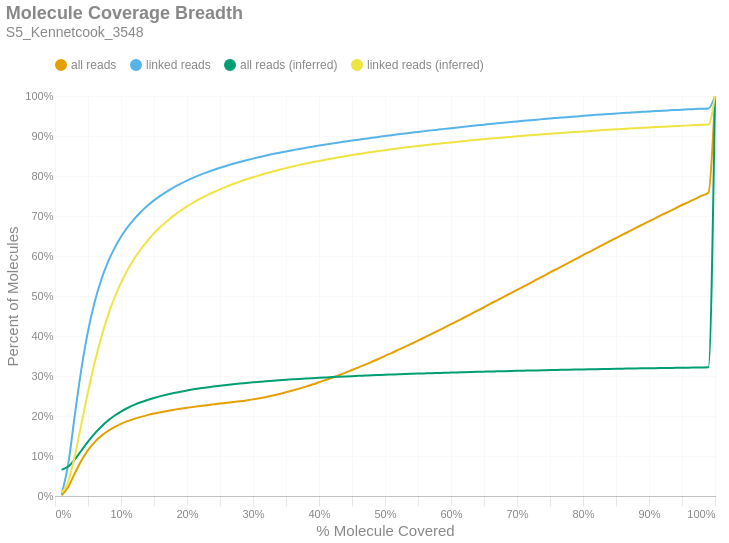

Notebook cell for this chart:
### Markdown cell above
### Molecule Read Coverage
This chart shows molecule coverage breadth as computed by the number of bases aligned to that molecule. In other words, "*how much of each unique long molecule is actually sequenced/aligned?*" Keep in mind there is a distinction between sequences and alignments, since some sequences belonging to a particular molecule may not align well and wouldn't appear in the alignment data. This chart also shows molecule coverage breadth as computed by the *inferred fragment* from which the aligned sequences originate. Unlike read coverage, this calculation takes into account the total insert size, including unsequenced gaps between the forward and reverse reads. Like the previous figures, these are cumulative percents.

### Code cell
if SKIPLR:
    print_html(f"Skipped")
else:
    binned_df = consolidated_hist(valids['coverage_bp'], mask, 0.01, True)
    binned_df_inf = consolidated_hist(valids['coverage_inserts'], mask, 0.01, True)
    binned_df = binned_df.with_columns(pl.lit(binned_df_inf['all reads (cumsum)']).alias('all reads (inferred)'))
    binned_df = binned_df.with_columns(pl.lit(binned_df_inf['linked reads (cumsum)']).alias('linked reads (inferred)'))
    binned_df = binned_df.with_columns(
        (pl.col('bin').cast(pl.Float64) + 0.01).alias('right_edge')
    )

    with SafeRender(binned_df):
        (
            density_plot(binned_df, 'Molecule Coverage Breadth', samplename, 'molcov', ['all reads (inferred)','linked reads (inferred)'])
            .encode(
                #x=alt.X('bin:Q', title="% Molecule Covered").axis(format = '%').scale(padding=0),
                x=alt.X('right_edge:Q', title="% Molecule Covered").axis(format='%').scale(padding=0),
                y=alt.Y('value:Q', title='Percent of Molecules')
                    .axis(format='%')
                    .stack(False)
                    .scale(domainMin=0, padding=0),
                color=alt.Color("key:N").scale(domain = ["all reads", "linked reads", "all reads (inferred)", "linked reads (inferred)"]),
                tooltip = [
                    alt.Tooltip("key:N", title = "Data Type"),
                    alt.Tooltip("range_label:N", title="% Molecule Covered"),
                    alt.Tooltip("value:Q", format = ".2%", title="% Molecules")
                ]
            )
        ).display()

### Figure 1 — Vega-Lite specification as saved in the notebook (floating-point values rounded to 4 significant figures)
{"width": "container", "height": 400, "config": {"title": {"anchor": "start", "dy": -15, "fontSize": 18, "color": "#888888", "subtitleColor": "#888888", "subtitleFontSize": 14}, "arc": {"fill": "#0072B2"}, "axis": {"domainColor": "#888888", "domainWidth": 0.5, "gridWidth": 0.2, "grid": false, "titleFontWeight": 400, "titleFontSize": 15, "labelFontSize": 11, "labelColor": "#888888", "tickColor": "#888888", "tickWidth": 0.2, "titleColor": "#888888"}, "axisBand": {"grid": false}, "axisX": {"grid": true, "tickSize": 10, "domainCap": "round"}, "axisY": {"domain": false, "grid": true, "tickSize": 0, "domainCap": "round"}, "background": "transparent", "header": {"labelFontSize": 15, "labelColor": "#888888", "titleFontSize": 15, "titleFontWeight": 600, "titleColor": "#888888"}, "legend": {"labelFont": "sans-serif", "labelFontSize": 12, "labelColor": "#888888", "symbolSize": 100, "symbolType": "circle", "titleFontSize": 12, "titlePadding": 10, "titleColor": "#888888", "title": null, "orient": "top"}, "range": {"category": ["#E69F00", "#56B4E9", "#009E73", "#F0E442", "#0072B2", "#D55E00", "#CC79A7", "#000000"], "diverging": ["#cfe8f3", "#a2d4ec", "#73bfe2", "#46abdb", "#1696d2", "#12719e"]}, "area": {"fill": "#0072B2", "fillOpacity": 0.7, "line": true, "strokeOpacity": 0.7}, "line": {"color": "#0072B2", "stroke": "#0072B2", "strokeWidth": 2}, "trail": {"color": "#0072B2", "stroke": "#0072B2", "strokeWidth": 0, "size": 1}, "point": {"filled": true, "fillOpacity": 1.0, "size": 95}, "text": {"color": "#888888", "fontSize": 11, "align": "right", "fontWeight": 400, "size": 11}, "bar": {"fill": "#0072B2", "stroke": null}, "view": {"stroke": null, "continuousWidth": 660, "continuousHeight": 400}}, "data": {"name": "data-25cef8ff10460ba483290431fd32f162"}, "mark": {"type": "line", "interpolate": "monotone", "point": {"opacity": 0, "size": 275}}, "encoding": {"color": {"field": "key", "scale": {"domain": ["all reads", "linked reads", "all reads (inferred)", "linked reads (inferred)"]}, "type": "nominal"}, "tooltip": [{"field": "key", "title": "Data Type", "type": "nominal"}, {"field": "range_label", "title": "% Molecule Covered", "type": "nominal"}, {"field": "value", "format": ".2%", "title": "% Molecules", "type": "quantitative"}], "x": {"axis": {"format": "%"}, "field": "right_edge", "scale": {"padding": 0}, "title": "% Molecule Covered", "type": "quantitative"}, "y": {"axis": {"format": "%"}, "field": "value", "scale": {"domainMin": 0, "padding": 0}, "stack": false, "title": "Percent of Molecules", "type": "quantitative"}}, "params": [{"name": "param_c36ac31b6afebe62", "select": {"type": "point", "fields": ["key"]}, "bind": "legend"}], "title": {"text": "Molecule Coverage Breadth", "subtitle": "S5_Kennetcook_3548"}, "transform": [{"fold": ["all reads (cumsum)", "linked reads (cumsum)", "all reads (inferred)", "linked reads (inferred)"]}, {"calculate": "replace(datum.key, ' (cumsum)', '')", "as": "key"}, {"filter": {"param": "param_c36ac31b6afebe62"}}], "usermeta": {"embedOptions": {"downloadFileName": "S5_Kennetcook_3548.molcov"}}, "$schema": "https://vega.github.io/schema/vega-lite/v6.1.0.json", "datasets": {"data-25cef8ff10460ba483290431fd32f162": [{"bin": "0.0", "interval": "0.0-0.01", "all reads": 0.001365, "linked reads": 0.004153, "all reads (cumsum)": 0.001365, "linked reads (cumsum)": 0.004153, "range_label": "0.0-0.01", "all reads (inferred)": 0.06532, "linked reads (inferred)": 0.007709, "right_edge": 0.01}, {"bin": "0.01", "interval": "0.01-0.02", "all reads": 0.02136, "linked reads": 0.07573, "all reads (cumsum)": 0.02273, "linked reads (cumsum)": 0.07989, "range_label": "0.01-0.02", "all reads (inferred)": 0.07353, "linked reads (inferred)": 0.03566, "right_edge": 0.02}, {"bin": "0.02", "interval": "0.02-0.03", "all reads": 0.0339, "linked reads": 0.1222, "all reads (cumsum)": 0.05663, "linked reads (cumsum)": 0.2021, "range_label": "0.02-0.03", "all reads (inferred)": 0.09151, "linked reads (inferred)": 0.09986, "right_edge": 0.03}, {"bin": "0.03", "interval": "0.03-0.04", "all reads": 0.03209, "linked reads": 0.1159, "all reads (cumsum)": 0.08872, "linked reads (cumsum)": 0.3179, "range_label": "0.03-0.04", "all reads (inferred)": 0.1137, "linked reads (inferred)": 0.1801, "right_edge": 0.04}, {"bin": "0.04", "interval": "0.04-0.05", "all reads": 0.02596, "linked reads": 0.09386, "all reads (cumsum)": 0.1147, "linked reads (cumsum)": 0.4118, "range_label": "0.04-0.05", "all reads (inferred)": 0.1359, "linked reads (inferred)": 0.2602, "right_edge": 0.05}, {"bin": "0.05", "interval": "0.05-0.06", "all reads": 0.02006, "linked reads": 0.07231, "all reads (cumsum)": 0.1347, "linked reads (cumsum)": 0.4841, "range_label": "0.05-0.06", "all reads (inferred)": 0.156, "linked reads (inferred)": 0.3333, "right_edge": 0.06}, {"bin": "0.06", "interval": "0.06-0.07", "all reads": 0.01556, "linked reads": 0.05603, "all reads (cumsum)": 0.1503, "linked reads (cumsum)": 0.5401, "range_label": "0.06-0.07", "all reads (inferred)": 0.1733, "linked reads (inferred)": 0.3961, "right_edge": 0.07}, {"bin": "0.07", "interval": "0.07-0.08", "all reads": 0.01221, "linked reads": 0.04391, "all reads (cumsum)": 0.1625, "linked reads (cumsum)": 0.584, "range_label": "0.07-0.08", "all reads (inferred)": 0.1882, "linked reads (inferred)": 0.4499, "right_edge": 0.08}, {"bin": "0.08", "interval": "0.08-0.09", "all reads": 0.009758, "linked reads": 0.035, "all reads (cumsum)": 0.1723, "linked reads (cumsum)": 0.619, "range_label": "0.08-0.09", "all reads (inferred)": 0.2006, "linked reads (inferred)": 0.495, "right_edge": 0.09}, {"bin": "0.09", "interval": "0.09-0.1", "all reads": 0.008086, "linked reads": 0.02894, "all reads (cumsum)": 0.1804, "linked reads (cumsum)": 0.648, "range_label": "0.09-0.1", "all reads (inferred)": 0.2111, "linked reads (inferred)": 0.533, "right_edge": 0.1}, {"bin": "0.1", "interval": "0.1-0.11", "all reads": 0.006745, "linked reads": 0.02405, "all reads (cumsum)": 0.1871, "linked reads (cumsum)": 0.672, "range_label": "0.1-0.11", "all reads (inferred)": 0.22, "linked reads (inferred)": 0.5653, "right_edge": 0.11}, {"bin": "0.11", "interval": "0.11-0.12", "all reads": 0.005733, "linked reads": 0.02038, "all reads (cumsum)": 0.1928, "linked reads (cumsum)": 0.6924, "range_label": "0.11-0.12", "all reads (inferred)": 0.2276, "linked reads (inferred)": 0.5929, "right_edge": 0.12}, {"bin": "0.12", "interval": "0.12-0.13", "all reads": 0.004994, "linked reads": 0.0177, "all reads (cumsum)": 0.1978, "linked reads (cumsum)": 0.7101, "range_label": "0.12-0.13", "all reads (inferred)": 0.2342, "linked reads (inferred)": 0.6168, "right_edge": 0.13}, {"bin": "0.13", "interval": "0.13-0.14", "all reads": 0.004354, "linked reads": 0.01539, "all reads (cumsum)": 0.2022, "linked reads (cumsum)": 0.7255, "range_label": "0.13-0.14", "all reads (inferred)": 0.24, "linked reads (inferred)": 0.6379, "right_edge": 0.14}, {"bin": "0.14", "interval": "0.14-0.15", "all reads": 0.003852, "linked reads": 0.01353, "all reads (cumsum)": 0.206, "linked reads (cumsum)": 0.739, "range_label": "0.14-0.15", "all reads (inferred)": 0.2452, "linked reads (inferred)": 0.6564, "right_edge": 0.15}, {"bin": "0.15", "interval": "0.15-0.16", "all reads": 0.003444, "linked reads": 0.01196, "all reads (cumsum)": 0.2095, "linked reads (cumsum)": 0.751, "range_label": "0.15-0.16", "all reads (inferred)": 0.2497, "linked reads (inferred)": 0.6729, "right_edge": 0.16}, {"bin": "0.16", "interval": "0.16-0.17", "all reads": 0.00313, "linked reads": 0.01081, "all reads (cumsum)": 0.2126, "linked reads (cumsum)": 0.7618, "range_label": "0.16-0.17", "all reads (inferred)": 0.2538, "linked reads (inferred)": 0.6875, "right_edge": 0.17}, {"bin": "0.17", "interval": "0.17-0.18", "all reads": 0.002863, "linked reads": 0.009715, "all reads (cumsum)": 0.2155, "linked reads (cumsum)": 0.7715, "range_label": "0.17-0.18", "all reads (inferred)": 0.2575, "linked reads (inferred)": 0.701, "right_edge": 0.18}, {"bin": "0.18", "interval": "0.18-0.19", "all reads": 0.002615, "linked reads": 0.008802, "all reads (cumsum)": 0.2181, "linked reads (cumsum)": 0.7803, "range_label": "0.18-0.19", "all reads (inferred)": 0.2608, "linked reads (inferred)": 0.713, "right_edge": 0.19}, {"bin": "0.19", "interval": "0.19-0.2", "all reads": 0.002455, "linked reads": 0.008073, "all reads (cumsum)": 0.2205, "linked reads (cumsum)": 0.7884, "range_label": "0.19-0.2", "all reads (inferred)": 0.2639, "linked reads (inferred)": 0.7239, "right_edge": 0.2}, {"bin": "0.2", "interval": "0.2-0.21", "all reads": 0.002286, "linked reads": 0.007418, "all reads (cumsum)": 0.2228, "linked reads (cumsum)": 0.7958, "range_label": "0.2-0.21", "all reads (inferred)": 0.2666, "linked reads (inferred)": 0.734, "right_edge": 0.21}, {"bin": "0.21", "interval": "0.21-0.22", "all reads": 0.002182, "linked reads": 0.006898, "all reads (cumsum)": 0.225, "linked reads (cumsum)": 0.8027, "range_label": "0.21-0.22", "all reads (inferred)": 0.2692, "linked reads (inferred)": 0.7432, "right_edge": 0.22}, {"bin": "0.22", "interval": "0.22-0.23", "all reads": 0.00207, "linked reads": 0.006298, "all reads (cumsum)": 0.2271, "linked reads (cumsum)": 0.809, "range_label": "0.22-0.23", "all reads (inferred)": 0.2715, "linked reads (inferred)": 0.7516, "right_edge": 0.23}, {"bin": "0.23", "interval": "0.23-0.24", "all reads": 0.001989, "linked reads": 0.005896, "all reads (cumsum)": 0.2291, "linked reads (cumsum)": 0.8149, "range_label": "0.23-0.24", "all reads (inferred)": 0.2737, "linked reads (inferred)": 0.7594, "right_edge": 0.24}, {"bin": "0.24", "interval": "0.24-0.25", "all reads": 0.001974, "linked reads": 0.005574, "all reads (cumsum)": 0.231, "linked reads (cumsum)": 0.8205, "range_label": "0.24-0.25", "all reads (inferred)": 0.2757, "linked reads (inferred)": 0.7667, "right_edge": 0.25}, {"bin": "0.25", "interval": "0.25-0.26", "all reads": 0.00186, "linked reads": 0.005105, "all reads (cumsum)": 0.2329, "linked reads (cumsum)": 0.8256, "range_label": "0.25-0.26", "all reads (inferred)": 0.2776, "linked reads (inferred)": 0.7736, "right_edge": 0.26}, {"bin": "0.26", "interval": "0.26-0.27", "all reads": 0.00189, "linked reads": 0.004853, "all reads (cumsum)": 0.2348, "linked reads (cumsum)": 0.8304, "range_label": "0.26-0.27", "all reads (inferred)": 0.2794, "linked reads (inferred)": 0.78, "right_edge": 0.27}, {"bin": "0.27", "interval": "0.27-0.28", "all reads": 0.001998, "linked reads": 0.004628, "all reads (cumsum)": 0.2368, "linked reads (cumsum)": 0.8351, "range_label": "0.27-0.28", "all reads (inferred)": 0.2811, "linked reads (inferred)": 0.786, "right_edge": 0.28}, {"bin": "0.28", "interval": "0.28-0.29", "all reads": 0.002189, "linked reads": 0.004312, "all reads (cumsum)": 0.239, "linked reads (cumsum)": 0.8394, "range_label": "0.28-0.29", "all reads (inferred)": 0.2827, "linked reads (inferred)": 0.7917, "right_edge": 0.29}, {"bin": "0.29", "interval": "0.29-0.3", "all reads": 0.002562, "linked reads": 0.004136, "all reads (cumsum)": 0.2415, "linked reads (cumsum)": 0.8435, "range_label": "0.29-0.3", "all reads (inferred)": 0.2841, "linked reads (inferred)": 0.797, "right_edge": 0.3}, {"bin": "0.3", "interval": "0.3-0.31", "all reads": 0.002858, "linked reads": 0.003886, "all reads (cumsum)": 0.2444, "linked reads (cumsum)": 0.8474, "range_label": "0.3-0.31", "all reads (inferred)": 0.2855, "linked reads (inferred)": 0.802, "right_edge": 0.31}, {"bin": "0.31", "interval": "0.31-0.32", "all reads": 0.00326, "linked reads": 0.003799, "all reads (cumsum)": 0.2477, "linked reads (cumsum)": 0.8512, "range_label": "0.31-0.32", "all reads (inferred)": 0.2869, "linked reads (inferred)": 0.8069, "right_edge": 0.32}, {"bin": "0.32", "interval": "0.32-0.33", "all reads": 0.003567, "linked reads": 0.0036, "all reads (cumsum)": 0.2512, "linked reads (cumsum)": 0.8548, "range_label": "0.32-0.33", "all reads (inferred)": 0.2882, "linked reads (inferred)": 0.8114, "right_edge": 0.33}, {"bin": "0.33", "interval": "0.33-0.34", "all reads": 0.003813, "linked reads": 0.003363, "all reads (cumsum)": 0.255, "linked reads (cumsum)": 0.8582, "range_label": "0.33-0.34", "all reads (inferred)": 0.2894, "linked reads (inferred)": 0.8157, "right_edge": 0.34}, {"bin": "0.34", "interval": "0.34-0.35", "all reads": 0.004172, "linked reads": 0.003309, "all reads (cumsum)": 0.2592, "linked reads (cumsum)": 0.8615, "range_label": "0.34-0.35", "all reads (inferred)": 0.2905, "linked reads (inferred)": 0.8198, "right_edge": 0.35}, {"bin": "0.35", "interval": "0.35-0.36", "all reads": 0.004427, "linked reads": 0.003096, "all reads (cumsum)": 0.2636, "linked reads (cumsum)": 0.8646, "range_label": "0.35-0.36", "all reads (inferred)": 0.2916, "linked reads (inferred)": 0.8237, "right_edge": 0.36}, {"bin": "0.36", "interval": "0.36-0.37", "all reads": 0.004742, "linked reads": 0.00305, "all reads (cumsum)": 0.2684, "linked reads (cumsum)": 0.8676, "range_label": "0.36-0.37", "all reads (inferred)": 0.2926, "linked reads (inferred)": 0.8274, "right_edge": 0.37}, {"bin": "0.37", "interval": "0.37-0.38", "all reads": 0.005007, "linked reads": 0.002826, "all reads (cumsum)": 0.2734, "linked reads (cumsum)": 0.8704, "range_label": "0.37-0.38", "all reads (inferred)": 0.2936, "linked reads (inferred)": 0.831, "right_edge": 0.38}, {"bin": "0.38", "interval": "0.38-0.39", "all reads": 0.005268, "linked reads": 0.002811, "all reads (cumsum)": 0.2787, "linked reads (cumsum)": 0.8733, "range_label": "0.38-0.39", "all reads (inferred)": 0.2946, "linked reads (inferred)": 0.8344, "right_edge": 0.39}, {"bin": "0.39", "interval": "0.39-0.4", "all reads": 0.005604, "linked reads": 0.002803, "all reads (cumsum)": 0.2843, "linked reads (cumsum)": 0.8761, "range_label": "0.39-0.4", "all reads (inferred)": 0.2955, "linked reads (inferred)": 0.8376, "right_edge": 0.4}, {"bin": "0.4", "interval": "0.4-0.41", "all reads": 0.005638, "linked reads": 0.00256, "all reads (cumsum)": 0.2899, "linked reads (cumsum)": 0.8786, "range_label": "0.4-0.41", "all reads (inferred)": 0.2964, "linked reads (inferred)": 0.8407, "right_edge": 0.41}, {"bin": "0.41", "interval": "0.41-0.42", "all reads": 0.005891, "linked reads": 0.002595, "all reads (cumsum)": 0.2958, "linked reads (cumsum)": 0.8812, "range_label": "0.41-0.42", "all reads (inferred)": 0.2972, "linked reads (inferred)": 0.8438, "right_edge": 0.42}, {"bin": "0.42", "interval": "0.42-0.43", "all reads": 0.006119, "linked reads": 0.002468, "all reads (cumsum)": 0.3019, "linked reads (cumsum)": 0.8837, "range_label": "0.42-0.43", "all reads (inferred)": 0.2981, "linked reads (inferred)": 0.8468, "right_edge": 0.43}, {"bin": "0.43", "interval": "0.43-0.44", "all reads": 0.006412, "linked reads": 0.002527, "all reads (cumsum)": 0.3083, "linked reads (cumsum)": 0.8862, "range_label": "0.43-0.44", "all reads (inferred)": 0.2988, "linked reads (inferred)": 0.8496, "right_edge": 0.44}, {"bin": "0.44", "interval": "0.44-0.45", "all reads": 0.006545, "linked reads": 0.002387, "all reads (cumsum)": 0.3149, "linked reads (cumsum)": 0.8886, "range_label": "0.44-0.45", "all reads (inferred)": 0.2996, "linked reads (inferred)": 0.8524, "right_edge": 0.45}, {"bin": "0.45", "interval": "0.45-0.46", "all reads": 0.006687, "linked reads": 0.002308, "all reads (cumsum)": 0.3216, "linked reads (cumsum)": 0.8909, "range_label": "0.45-0.46", "all reads (inferred)": 0.3004, "linked reads (inferred)": 0.855, "right_edge": 0.46}, {"bin": "0.46", "interval": "0.46-0.47", "all reads": 0.006851, "linked reads": 0.002264, "all reads (cumsum)": 0.3284, "linked reads (cumsum)": 0.8932, "range_label": "0.46-0.47", "all reads (inferred)": 0.3011, "linked reads (inferred)": 0.8575, "right_edge": 0.47}, {"bin": "0.47", "interval": "0.47-0.48", "all reads": 0.007108, "linked reads": 0.002266, "all reads (cumsum)": 0.3355, "linked reads (cumsum)": 0.8954, "range_label": "0.47-0.48", "all reads (inferred)": 0.3018, "linked reads (inferred)": 0.86, "right_edge": 0.48}, {"bin": "0.48", "interval": "0.48-0.49", "all reads": 0.00697, "linked reads": 0.002233, "all reads (cumsum)": 0.3425, "linked reads (cumsum)": 0.8977, "range_label": "0.48-0.49", "all reads (inferred)": 0.3024, "linked reads (inferred)": 0.8623, "right_edge": 0.49}, {"bin": "0.49", "interval": "0.49-0.5", "all reads": 0.007965, "linked reads": 0.002318, "all reads (cumsum)": 0.3504, "linked reads (cumsum)": 0.9, "range_label": "0.49-0.5", "all reads (inferred)": 0.3031, "linked reads (inferred)": 0.8646, "right_edge": 0.5}, {"bin": "0.5", "interval": "0.5-0.51", "all reads": 0.006842, "linked reads": 0.002059, "all reads (cumsum)": 0.3573, "linked reads (cumsum)": 0.902, "range_label": "0.5-0.51", "all reads (inferred)": 0.3037, "linked reads (inferred)": 0.8667, "right_edge": 0.51}, {"bin": "0.51", "interval": "0.51-0.52", "all reads": 0.00789, "linked reads": 0.002149, "all reads (cumsum)": 0.3652, "linked reads (cumsum)": 0.9042, "range_label": "0.51-0.52", "all reads (inferred)": 0.3043, "linked reads (inferred)": 0.8689, "right_edge": 0.52}, {"bin": "0.52", "interval": "0.52-0.53", "all reads": 0.007584, "linked reads": 0.001998, "all reads (cumsum)": 0.3728, "linked reads (cumsum)": 0.9062, "range_label": "0.52-0.53", "all reads (inferred)": 0.3049, "linked reads (inferred)": 0.871, "right_edge": 0.53}, {"bin": "0.53", "interval": "0.53-0.54", "all reads": 0.007846, "linked reads": 0.00198, "all reads (cumsum)": 0.3806, "linked reads (cumsum)": 0.9082, "range_label": "0.53-0.54", "all reads (inferred)": 0.3054, "linked reads (inferred)": 0.873, "right_edge": 0.54}, {"bin": "0.54", "interval": "0.54-0.55", "all reads": 0.007819, "linked reads": 0.00205, "all reads (cumsum)": 0.3884, "linked reads (cumsum)": 0.9102, "range_label": "0.54-0.55", "all reads (inferred)": 0.306, "linked reads (inferred)": 0.875, "right_edge": 0.55}, {"bin": "0.55", "interval": "0.55-0.56", "all reads": 0.008131, "linked reads": 0.001954, "all reads (cumsum)": 0.3966, "linked reads (cumsum)": 0.9122, "range_label": "0.55-0.56", "all reads (inferred)": 0.3065, "linked reads (inferred)": 0.8769, "right_edge": 0.56}, {"bin": "0.56", "interval": "0.56-0.57", "all reads": 0.008116, "linked reads": 0.00188, "all reads (cumsum)": 0.4047, "linked reads (cumsum)": 0.9141, "range_label": "0.56-0.57", "all reads (inferred)": 0.3071, "linked reads (inferred)": 0.8787, "right_edge": 0.57}, {"bin": "0.57", "interval": "0.57-0.58", "all reads": 0.008054, "linked reads": 0.001874, "all reads (cumsum)": 0.4127, "linked reads (cumsum)": 0.9159, "range_label": "0.57-0.58", "all reads (inferred)": 0.3076, "linked reads (inferred)": 0.8805, "right_edge": 0.58}, {"bin": "0.58", "interval": "0.58-0.59", "all reads": 0.008225, "linked reads": 0.001873, "all reads (cumsum)": 0.421, "linked reads (cumsum)": 0.9178, "range_label": "0.58-0.59", "all reads (inferred)": 0.3081, "linked reads (inferred)": 0.8823, "right_edge": 0.59}, {"bin": "0.59", "interval": "0.59-0.6", "all reads": 0.008533, "linked reads": 0.00187, "all reads (cumsum)": 0.4295, "linked reads (cumsum)": 0.9197, "range_label": "0.59-0.6", "all reads (inferred)": 0.3086, "linked reads (inferred)": 0.884, "right_edge": 0.6}, {"bin": "0.6", "interval": "0.6-0.61", "all reads": 0.008193, "linked reads": 0.001822, "all reads (cumsum)": 0.4377, "linked reads (cumsum)": 0.9215, "range_label": "0.6-0.61", "all reads (inferred)": 0.309, "linked reads (inferred)": 0.8856, "right_edge": 0.61}, {"bin": "0.61", "interval": "0.61-0.62", "all reads": 0.008577, "linked reads": 0.00177, "all reads (cumsum)": 0.4463, "linked reads (cumsum)": 0.9233, "range_label": "0.61-0.62", "all reads (inferred)": 0.3095, "linked reads (inferred)": 0.8874, "right_edge": 0.62}, {"bin": "0.62", "interval": "0.62-0.63", "all reads": 0.00852, "linked reads": 0.001729, "all reads (cumsum)": 0.4548, "linked reads (cumsum)": 0.925, "range_label": "0.62-0.63", "all reads (inferred)": 0.31, "linked reads (inferred)": 0.8891, "right_edge": 0.63}, {"bin": "0.63", "interval": "0.63-0.64", "all reads": 0.008584, "linked reads": 0.001709, "all reads (cumsum)": 0.4634, "linked reads (cumsum)": 0.9267, "range_label": "0.63-0.64", "all reads (inferred)": 0.3104, "linked reads (inferred)": 0.8906, "right_edge": 0.64}, {"bin": "0.64", "interval": "0.64-0.65", "all reads": 0.008491, "linked reads": 0.00166, "all reads (cumsum)": 0.4719, "linked reads (cumsum)": 0.9284, "range_label": "0.64-0.65", "all reads (inferred)": 0.3109, "linked reads (inferred)": 0.8921, "right_edge": 0.65}, {"bin": "0.65", "interval": "0.65-0.66", "all reads": 0.00896, "linked reads": 0.001685, "all reads (cumsum)": 0.4808, "linked reads (cumsum)": 0.93, "range_label": "0.65-0.66", "all reads (inferred)": 0.3113, "linked reads (inferred)": 0.8936, "right_edge": 0.66}, {"bin": "0.66", "interval": "0.66-0.67", "all reads": 0.008476, "linked reads": 0.001652, "all reads (cumsum)": 0.4893, "linked reads (cumsum)": 0.9317, "range_label": "0.66-0.67", "all reads (inferred)": 0.3117, "linked reads (inferred)": 0.895, "right_edge": 0.67}, {"bin": "0.67", "interval": "0.67-0.68", "all reads": 0.008683, "linked reads": 0.00161, "all reads (cumsum)": 0.498, "linked reads (cumsum)": 0.9333, "range_label": "0.67-0.68", "all reads (inferred)": 0.3121, "linked reads (inferred)": 0.8964, "right_edge": 0.68}, {"bin": "0.68", "interval": "0.68-0.69", "all reads": 0.008572, "linked reads": 0.001587, "all reads (cumsum)": 0.5065, "linked reads (cumsum)": 0.9349, "range_label": "0.68-0.69", "all reads (inferred)": 0.3125, "linked reads (inferred)": 0.8978, "right_edge": 0.69}, {"bin": "0.69", "interval": "0.69-0.7", "all reads": 0.008765, "linked reads": 0.001556, "all reads (cumsum)": 0.5153, "linked reads (cumsum)": 0.9364, "range_label": "0.69-0.7", "all reads (inferred)": 0.3129, "linked reads (inferred)": 0.8992, "right_edge": 0.7}, {"bin": "0.7", "interval": "0.7-0.71", "all reads": 0.008568, "linked reads": 0.001533, "all reads (cumsum)": 0.5239, "linked reads (cumsum)": 0.938, "range_label": "0.7-0.71", "all reads (inferred)": 0.3133, "linked reads (inferred)": 0.9005, "right_edge": 0.71}, {"bin": "0.71", "interval": "0.71-0.72", "all reads": 0.008555, "linked reads": 0.001407, "all reads (cumsum)": 0.5324, "linked reads (cumsum)": 0.9394, "range_label": "0.71-0.72", "all reads (inferred)": 0.3137, "linked reads (inferred)": 0.9019, "right_edge": 0.72}, {"bin": "0.72", "interval": "0.72-0.73", "all reads": 0.008896, "linked reads": 0.001479, "all reads (cumsum)": 0.5413, "linked reads (cumsum)": 0.9409, "range_label": "0.72-0.73", "all reads (inferred)": 0.314, "linked reads (inferred)": 0.9031, "right_edge": 0.73}, {"bin": "0.73", "interval": "0.73-0.74", "all reads": 0.008493, "linked reads": 0.00136, "all reads (cumsum)": 0.5498, "linked reads (cumsum)": 0.9422, "range_label": "0.73-0.74", "all reads (inferred)": 0.3144, "linked reads (inferred)": 0.9044, "right_edge": 0.74}, {"bin": "0.74", "interval": "0.74-0.75", "all reads": 0.009158, "linked reads": 0.001463, "all reads (cumsum)": 0.559, "linked reads (cumsum)": 0.9437, "range_label": "0.74-0.75", "all reads (inferred)": 0.3148, "linked reads (inferred)": 0.9056, "right_edge": 0.75}, {"bin": "0.75", "interval": "0.75-0.76", "all reads": 0.008421, "linked reads": 0.001353, "all reads (cumsum)": 0.5674, "linked reads (cumsum)": 0.945, "range_label": "0.75-0.76", "all reads (inferred)": 0.3151, "linked reads (inferred)": 0.9067, "right_edge": 0.76}, {"bin": "0.76", "interval": "0.76-0.77", "all reads": 0.008722, "linked reads": 0.001329, "all reads (cumsum)": 0.5761, "linked reads (cumsum)": 0.9464, "range_label": "0.76-0.77", "all reads (inferred)": 0.3154, "linked reads (inferred)": 0.9079, "right_edge": 0.77}, {"bin": "0.77", "interval": "0.77-0.78", "all reads": 0.008582, "linked reads": 0.001326, "all reads (cumsum)": 0.5847, "linked reads (cumsum)": 0.9477, "range_label": "0.77-0.78", "all reads (inferred)": 0.3158, "linked reads (inferred)": 0.9091, "right_edge": 0.78}, {"bin": "0.78", "interval": "0.78-0.79", "all reads": 0.008559, "linked reads": 0.001324, "all reads (cumsum)": 0.5933, "linked reads (cumsum)": 0.949, "range_label": "0.78-0.79", "all reads (inferred)": 0.3161, "linked reads (inferred)": 0.9102, "right_edge": 0.79}, {"bin": "0.79", "interval": "0.79-0.8", "all reads": 0.009042, "linked reads": 0.001373, "all reads (cumsum)": 0.6023, "linked reads (cumsum)": 0.9504, "range_label": "0.79-0.8", "all reads (inferred)": 0.3165, "linked reads (inferred)": 0.9114, "right_edge": 0.8}, {"bin": "0.8", "interval": "0.8-0.81", "all reads": 0.008246, "linked reads": 0.00124, "all reads (cumsum)": 0.6106, "linked reads (cumsum)": 0.9516, "range_label": "0.8-0.81", "all reads (inferred)": 0.3168, "linked reads (inferred)": 0.9125, "right_edge": 0.81}, {"bin": "0.81", "interval": "0.81-0.82", "all reads": 0.008593, "linked reads": 0.001221, "all reads (cumsum)": 0.6191, "linked reads (cumsum)": 0.9529, "range_label": "0.81-0.82", "all reads (inferred)": 0.3171, "linked reads (inferred)": 0.9136, "right_edge": 0.82}, {"bin": "0.82", "interval": "0.82-0.83", "all reads": 0.008628, "linked reads": 0.001169, "all reads (cumsum)": 0.6278, "linked reads (cumsum)": 0.954, "range_label": "0.82-0.83", "all reads (inferred)": 0.3174, "linked reads (inferred)": 0.9147, "right_edge": 0.83}, {"bin": "0.83", "interval": "0.83-0.84", "all reads": 0.008582, "linked reads": 0.001144, "all reads (cumsum)": 0.6364, "linked reads (cumsum)": 0.9552, "range_label": "0.83-0.84", "all reads (inferred)": 0.3177, "linked reads (inferred)": 0.9157, "right_edge": 0.84}, {"bin": "0.84", "interval": "0.84-0.85", "all reads": 0.008397, "linked reads": 0.001051, "all reads (cumsum)": 0.6448, "linked reads (cumsum)": 0.9562, "range_label": "0.84-0.85", "all reads (inferred)": 0.318, "linked reads (inferred)": 0.9167, "right_edge": 0.85}, {"bin": "0.85", "interval": "0.85-0.86", "all reads": 0.008548, "linked reads": 0.001055, "all reads (cumsum)": 0.6533, "linked reads (cumsum)": 0.9573, "range_label": "0.85-0.86", "all reads (inferred)": 0.3183, "linked reads (inferred)": 0.9177, "right_edge": 0.86}, {"bin": "0.86", "interval": "0.86-0.87", "all reads": 0.008388, "linked reads": 0.001035, "all reads (cumsum)": 0.6617, "linked reads (cumsum)": 0.9583, "range_label": "0.86-0.87", "all reads (inferred)": 0.3186, "linked reads (inferred)": 0.9186, "right_edge": 0.87}, {"bin": "0.87", "interval": "0.87-0.88", "all reads": 0.00855, "linked reads": 0.001048, "all reads (cumsum)": 0.6702, "linked reads (cumsum)": 0.9594, "range_label": "0.87-0.88", "all reads (inferred)": 0.3189, "linked reads (inferred)": 0.9196, "right_edge": 0.88}, {"bin": "0.88", "interval": "0.88-0.89", "all reads": 0.008225, "linked reads": 0.0009872, "all reads (cumsum)": 0.6785, "linked reads (cumsum)": 0.9603, "range_label": "0.88-0.89", "all reads (inferred)": 0.3191, "linked reads (inferred)": 0.9205, "right_edge": 0.89}, {"bin": "0.89", "interval": "0.89-0.9", "all reads": 0.008346, "linked reads": 0.0009975, "all reads (cumsum)": 0.6868, "linked reads (cumsum)": 0.9613, "range_label": "0.89-0.9", "all reads (inferred)": 0.3194, "linked reads (inferred)": 0.9214, "right_edge": 0.9}, {"bin": "0.9", "interval": "0.9-0.91", "all reads": 0.007732, "linked reads": 0.0008875, "all reads (cumsum)": 0.6945, "linked reads (cumsum)": 0.9622, "range_label": "0.9-0.91", "all reads (inferred)": 0.3196, "linked reads (inferred)": 0.9223, "right_edge": 0.91}, {"bin": "0.91", "interval": "0.91-0.92", "all reads": 0.008886, "linked reads": 0.0009628, "all reads (cumsum)": 0.7034, "linked reads (cumsum)": 0.9632, "range_label": "0.91-0.92", "all reads (inferred)": 0.3199, "linked reads (inferred)": 0.9231, "right_edge": 0.92}, {"bin": "0.92", "interval": "0.92-0.93", "all reads": 0.00736, "linked reads": 0.0008875, "all reads (cumsum)": 0.7108, "linked reads (cumsum)": 0.9641, "range_label": "0.92-0.93", "all reads (inferred)": 0.3201, "linked reads (inferred)": 0.9239, "right_edge": 0.93}, {"bin": "0.93", "interval": "0.93-0.94", "all reads": 0.008051, "linked reads": 0.0008462, "all reads (cumsum)": 0.7188, "linked reads (cumsum)": 0.9649, "range_label": "0.93-0.94", "all reads (inferred)": 0.3204, "linked reads (inferred)": 0.9247, "right_edge": 0.94}, {"bin": "0.94", "interval": "0.94-0.95", "all reads": 0.008625, "linked reads": 0.00081, "all reads (cumsum)": 0.7275, "linked reads (cumsum)": 0.9657, "range_label": "0.94-0.95", "all reads (inferred)": 0.3206, "linked reads (inferred)": 0.9255, "right_edge": 0.95}, {"bin": "0.95", "interval": "0.95-0.96", "all reads": 0.007088, "linked reads": 0.0008491, "all reads (cumsum)": 0.7346, "linked reads (cumsum)": 0.9666, "range_label": "0.95-0.96", "all reads (inferred)": 0.3209, "linked reads (inferred)": 0.9264, "right_edge": 0.96}, {"bin": "0.96", "interval": "0.96-0.97", "all reads": 0.008126, "linked reads": 0.0007657, "all reads (cumsum)": 0.7427, "linked reads (cumsum)": 0.9674, "range_label": "0.96-0.97", "all reads (inferred)": 0.3212, "linked reads (inferred)": 0.9272, "right_edge": 0.97}, {"bin": "0.97", "interval": "0.97-0.98", "all reads": 0.00817, "linked reads": 0.0007664, "all reads (cumsum)": 0.7508, "linked reads (cumsum)": 0.9681, "range_label": "0.97-0.98", "all reads (inferred)": 0.3214, "linked reads (inferred)": 0.928, "right_edge": 0.98}, {"bin": "0.98", "interval": "0.98-0.99", "all reads": 0.007331, "linked reads": 0.0007613, "all reads (cumsum)": 0.7582, "linked reads (cumsum)": 0.9689, "range_label": "0.98-0.99", "all reads (inferred)": 0.3217, "linked reads (inferred)": 0.9288, "right_edge": 0.99}, {"bin": "0.99", "interval": "0.99-1.0", "all reads": 0.2418, "linked reads": 0.03112, "all reads (cumsum)": 1.0, "linked reads (cumsum)": 1.0, "range_label": "0.99-1.0", "all reads (inferred)": 1.0, "linked reads (inferred)": 1.0, "right_edge": 1.0}]}}
